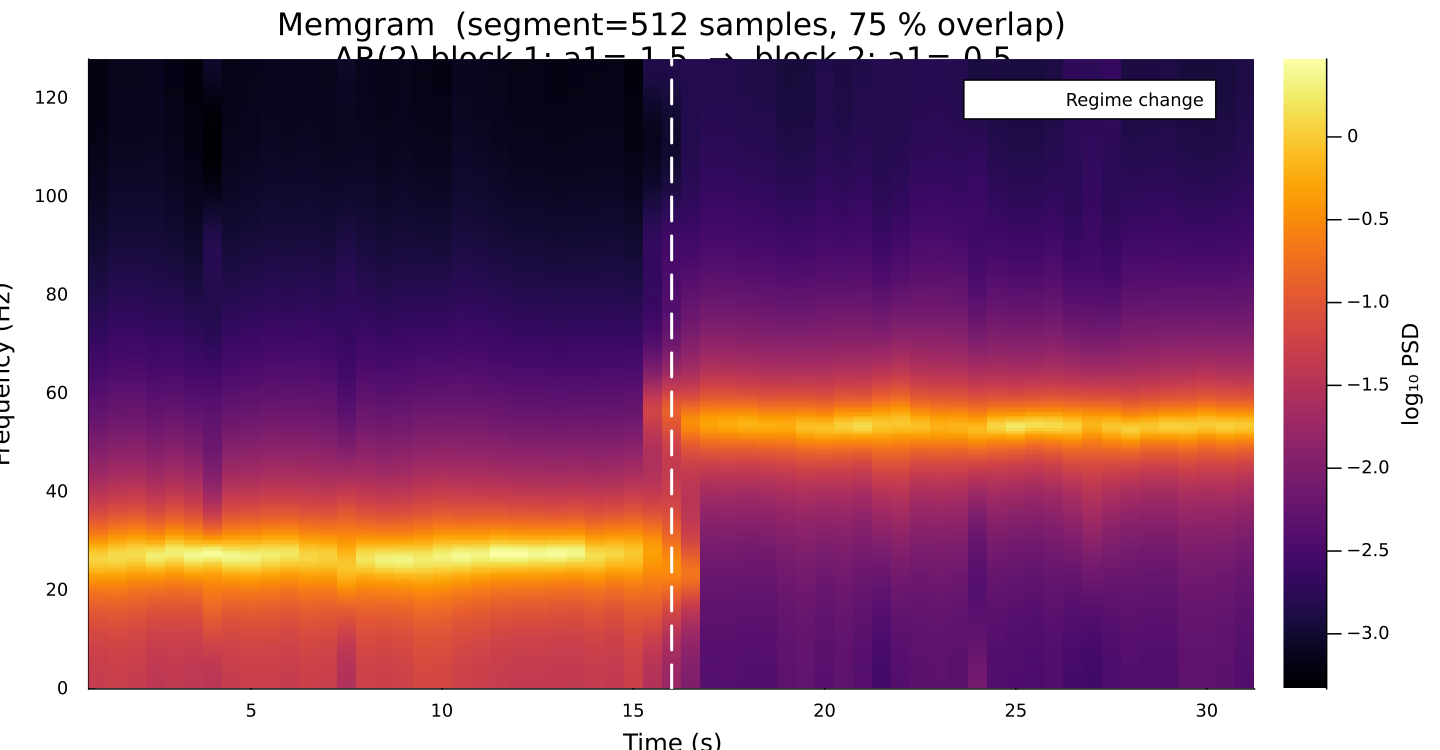

Write Julia code to recreate this figure.
"""
Toy-model Memgram from a non-stationary synthetic time series.

The script:
1. Generates a time series whose AR(2) peak frequency sweeps linearly with time
   (two concatenated AR(2) blocks with different coefficients).
2. Computes the Memgram by fitting an AR model on short overlapping segments.
3. Saves the Memgram image to `examples/toy_spectrogram.png`.

Run from the repository root:

    julia examples/toy_spectrogram.jl

All parameters can be supplied via command-line flags or a TOML config file:

    julia examples/toy_spectrogram.jl --config examples/configs/toy_spectrogram.toml
    julia examples/toy_spectrogram.jl --seg_len 256 --overlap 0.5

"""

# Make the src directory visible so we can load Memspectrum without installing it.
push!(LOAD_PATH, joinpath(@__DIR__, "..", "src"))
include(joinpath(@__DIR__, "..", "src", "Memspectrum.jl"))
using .Memspectrum

using ArgParse
using TOML
using Random
using Plots

# ---------------------------------------------------------------------------
# Argument parsing (command-line + TOML config file)
# ---------------------------------------------------------------------------

function parse_commandline()
    s = ArgParseSettings(description = "Toy Memgram from non-stationary AR(2)")
    @add_arg_table! s begin
        "--config"
            help     = "Path to a TOML configuration file (optional)"
            arg_type = String
            default  = nothing
        "--fs"
            help     = "Sampling rate (Hz)"
            arg_type = Float64
            default  = nothing
        "--n_total"
            help     = "Total number of samples"
            arg_type = Int
            default  = nothing
        "--sigma"
            help     = "Innovation standard deviation"
            arg_type = Float64
            default  = nothing
        "--seed"
            help     = "Random seed"
            arg_type = Int
            default  = nothing
        "--seg_len"
            help     = "Samples per spectrogram segment"
            arg_type = Int
            default  = nothing
        "--overlap"
            help     = "Fractional overlap between segments (0–1)"
            arg_type = Float64
            default  = nothing
        "--optimisation_method"
            help     = "AR order-selection criterion"
            arg_type = String
            default  = nothing
        "--method"
            help     = "Burg algorithm variant (Fast or Standard)"
            arg_type = String
            default  = nothing
    end
    return parse_args(s)
end

args = parse_commandline()
cfg  = Dict{String,Any}()
if args["config"] !== nothing
    cfg = TOML.parsefile(args["config"])
end

_get(key, default) = args[key] !== nothing ? args[key] :
                     haskey(cfg, key)       ? cfg[key]  : default

const FS      = _get("fs",      256.0)
const DT      = 1.0 / FS
const N_TOTAL = _get("n_total", 8_192)
const SIGMA   = _get("sigma",   1.0)
const SEED    = _get("seed",    0)
const SEG_LEN = _get("seg_len", 512)
const OVERLAP = _get("overlap", 0.75)
const OPT_METHOD = _get("optimisation_method", "FPE")
const METHOD     = _get("method",              "Fast")

# Two AR(2) blocks, each half of the signal.
# Block 1: resonance near  30 Hz  (a1=-1.5, a2=0.9)
# Block 2: resonance near  80 Hz  (a1=-0.5, a2=0.9)
const COEFF_A = [-1.5, 0.9]
const COEFF_B = [-0.5, 0.9]

# ---------------------------------------------------------------------------
# 1.  Generate a non-stationary AR(2) time series
# ---------------------------------------------------------------------------

Random.seed!(SEED)

x    = zeros(N_TOTAL)
half = N_TOTAL ÷ 2

x[1] = SIGMA * randn()
x[2] = SIGMA * randn()
for t in 3:N_TOTAL
    c = t <= half ? COEFF_A : COEFF_B
    x[t] = -c[1] * x[t-1] - c[2] * x[t-2] + SIGMA * randn()
end

println("Generated non-stationary AR(2) time series: N=$N_TOTAL samples, dt=$DT s")
println("  Block 1 (t=0..$(half*DT) s):  a1=$(COEFF_A[1]), a2=$(COEFF_A[2])")
println("  Block 2 (t=$(half*DT)..$(N_TOTAL*DT) s): a1=$(COEFF_B[1]), a2=$(COEFF_B[2])")

# ---------------------------------------------------------------------------
# 2.  Compute MESA spectrogram
# ---------------------------------------------------------------------------

println("\nComputing Memgram  (segment_length=$SEG_LEN, overlap=$(Int(OVERLAP*100)) %) …")
t_centers, f_grid, psd_mat = memgram(
    x, DT;
    segment_length      = SEG_LEN,
    overlap             = OVERLAP,
    optimisation_method = OPT_METHOD,
    method              = METHOD,
    verbose             = true,
)

println("\nMemgram: $(size(psd_mat, 2)) segments × $(length(f_grid)) frequency bins")
println("  Time range:  $(round(t_centers[1],  digits=2)) – $(round(t_centers[end], digits=2)) s")
println("  Freq range:  $(round(f_grid[1],     digits=2)) – $(round(f_grid[end],    digits=2)) Hz")

# ---------------------------------------------------------------------------
# 3.  Plot and save
# ---------------------------------------------------------------------------

plt = plot_spectrogram(
    t_centers, f_grid, psd_mat;
    title = "Memgram  (segment=$(SEG_LEN) samples, $(Int(OVERLAP*100)) % overlap)\n" *
            "AR(2) block 1: a1=$(COEFF_A[1])  →  block 2: a1=$(COEFF_B[1])",
    size  = (960, 500),
    dpi   = 150,
)

# Mark the transition between the two blocks with a vertical dashed line.
vline!(plt, [half * DT];
       lw      = 2,
       ls      = :dash,
       color   = :white,
       label   = "Regime change",
       legend  = :topright,
)

out_path = joinpath(@__DIR__, "toy_spectrogram.png")
savefig(plt, out_path)
println("\nMemgram saved to $out_path")
